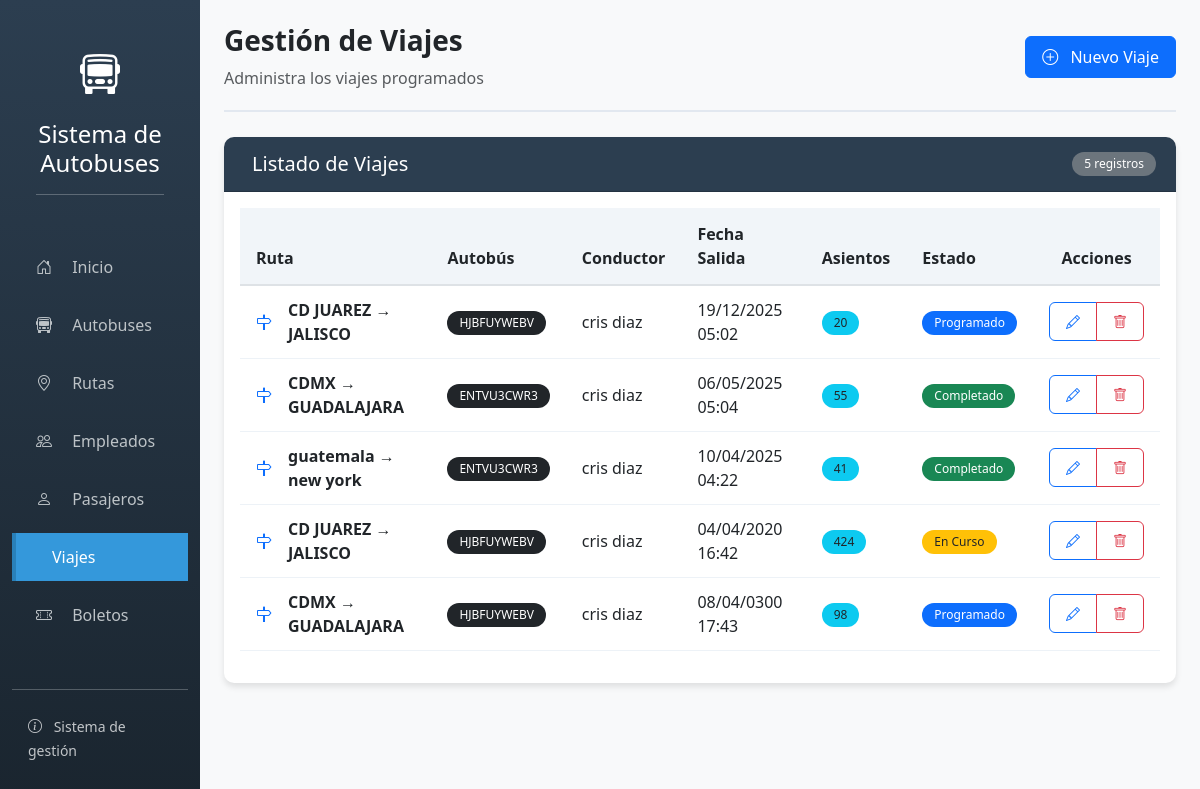
/viajes/, run on the app's committed database.
### app_autobuses/models.py (models this page shows, shortened)
class Viaje(models.Model):
    ESTADOS = [
        ('programado', 'Programado'),
        ('en_curso', 'En Curso'),
        ('completado', 'Completado'),
        ('cancelado', 'Cancelado'),
    ]
    autobus = models.ForeignKey(Autobus, on_delete=models.CASCADE)
    ruta = models.ForeignKey(Ruta, on_delete=models.CASCADE)
    conductor = models.ForeignKey(Empleado, on_delete=models.CASCADE, limit_choices_to={'puesto': 'conductor'})
    fecha_salida = models.DateTimeField()
    fecha_llegada_estimada = models.DateTimeField()
    estado = models.CharField(max_length=20, choices=ESTADOS, default='programado')
    asientos_disponibles = models.IntegerField()
    class Meta:
        ordering = ['-fecha_salida']

class Ruta(models.Model):
    origen = models.CharField(max_length=100)
    destino = models.CharField(max_length=100)
    distancia_km = models.DecimalField(max_digits=10, decimal_places=2)
    duracion_estimada = models.CharField(max_length=20, help_text="Formato: 2h 30m")
    precio_base = models.DecimalField(max_digits=10, decimal_places=2)
    activa = models.BooleanField(default=True)
    class Meta:
        ordering = ['origen']

class Autobus(models.Model):
    ESTADOS = [
        ('activo', 'Activo'),
        ('mantenimiento', 'En Mantenimiento'),
        ('inactivo', 'Inactivo'),
    ]
    modelo = models.CharField(max_length=50)
    marca = models.CharField(max_length=50)
    placa = models.CharField(max_length=10, unique=True)
    año = models.IntegerField(validators=[MinValueValidator(2000), MaxValueValidator(2024)])
    capacidad = models.IntegerField(validators=[MinValueValidator(10), MaxValueValidator(100)])
    estado = models.CharField(max_length=20, choices=ESTADOS, default='activo')
    imagen = models.ImageField(upload_to=autobus_imagen_path, null=True, blank=True)
    fecha_creacion = models.DateTimeField(auto_now_add=True)
    class Meta:
        verbose_name = 'Autobús'
        verbose_name_plural = 'Autobuses'

class Empleado(models.Model):
    PUESTOS = [
        ('conductor', 'Conductor'),
        ('auxiliar', 'Auxiliar'),
        ('administrativo', 'Administrativo'),
        ('gerente', 'Gerente'),
    ]
    nombre = models.CharField(max_length=50)
    apellido = models.CharField(max_length=50)
    puesto = models.CharField(max_length=20, choices=PUESTOS)
    telefono = models.CharField(max_length=15)
    email = models.EmailField()
    fecha_contratacion = models.DateField()
    salario = models.DecimalField(max_digits=10, decimal_places=2)
    imagen = models.ImageField(upload_to=empleado_imagen_path, null=True, blank=True)
    activo = models.BooleanField(default=True)
    class Meta:
        ordering = ['apellido']

### app_autobuses/views.py (the view)
# urls.py: path('viajes/', views.viaje_listar, name='viaje_listar'),
def viaje_listar(request):
    viajes = Viaje.objects.all().order_by('-fecha_salida')
    return render(request, 'app_autobuses/viaje/listar.html', {'viajes': viajes})

### app_autobuses/templates/app_autobuses/viaje/listar.html (shortened to what this page needs)
{% extends 'base.html' %}
{% block header_title %}Gestión de Viajes{% endblock %}
{% block header_subtitle %}Administra los viajes programados{% endblock %}
{% block header_buttons %}
<a href="{% url 'viaje_crear' %}" class="btn btn-primary">
    <i class="bi bi-plus-circle me-2"></i> Nuevo Viaje
</a>
{% endblock %}
{% block content %}
<div class="card">
    <div class="card-header d-flex justify-content-between align-items-center">
        <h5 class="mb-0"> Listado de Viajes</h5>
        <span class="badge bg-secondary">{{ viajes|length }} registros</span>
    </div>
    <div class="card-body">
        {% if viajes %}
        <div class="table-responsive">
            <table class="table table-hover">
                <thead>
                    <tr>
                        <th>Ruta</th>
                        <th>Autobús</th>
                        <th>Conductor</th>
                        <th>Fecha Salida</th>
                        <th>Asientos</th>
                        <th>Estado</th>
                        <th width="120" class="text-center">Acciones</th>
                    </tr>
                </thead>
                <tbody>
                    {% for viaje in viajes %}
                    <tr>
                        <td>
                            <div class="d-flex align-items-center">
                                <i class="bi bi-signpost text-primary me-3"></i>
                                <div>
                                    <strong>{{ viaje.ruta.origen }} → {{ viaje.ruta.destino }}</strong>
                                </div>
                            </div>
                        </td>
                        <td>
                            <span class="badge bg-dark">{{ viaje.autobus.placa }}</span>
                        </td>
                        <td>{{ viaje.conductor.nombre }} {{ viaje.conductor.apellido }}</td>
                        <td>{{ viaje.fecha_salida|date:"d/m/Y H:i" }}</td>
                        <td>
                            <span class="badge bg-info text-dark">{{ viaje.asientos_disponibles }}</span>
                        </td>
                        <td>
                            {% if viaje.estado == 'programado' %}
                            <span class="badge bg-primary">Programado</span>
                            {% elif viaje.estado == 'en_curso' %}
                            <span class="badge bg-warning text-dark">En Curso</span>
                            {% elif viaje.estado == 'completado' %}
                            <span class="badge bg-success">Completado</span>
                            {% else %}
                            <span class="badge bg-danger">Cancelado</span>
                            {% endif %}
                        </td>
                        <td class="text-center">
                            <div class="btn-group btn-group-sm" role="group">
                                <a href="{% url 'viaje_editar' viaje.id %}"
                                   class="btn btn-outline-primary"
                                   data-bs-toggle="tooltip"
                                   title="Editar">
                                    <i class="bi bi-pencil"></i>
                                </a>
                                <a href="{% url 'viaje_eliminar' viaje.id %}"
                                   class="btn btn-outline-danger"
                                   data-bs-toggle="tooltip"
                                   title="Eliminar">
                                    <i class="bi bi-trash"></i>
                                </a>
                            </div>
                        </td>
                    </tr>
                    {% endfor %}
                </tbody>
            </table>
        </div>
        {% endif %}
    </div>
</div>
{% endblock %}

### app_autobuses/templates/base.html (style rules this page uses)
body { background-color: #f8f9fa; font-family: 'Segoe UI', Tahoma, Geneva, Verdana, sans-serif; }
.card { border: none; border-radius: 10px; box-shadow: 0 4px 6px rgba(0,0,0,0.1); margin-bottom: 25px; }
.card-header { background-color: #2c3e50; color: white; border-radius: 10px 10px 0 0 !important; padding: 15px 20px; font-weight: 600; }
.table th { background-color: #f1f5f9; font-weight: 600; padding: 14px 16px; border-bottom: 2px solid #dee2e6; }
.table td { padding: 12px 16px; vertical-align: middle; border-color: #edf2f7; }
.btn { padding: 8px 16px; border-radius: 6px; font-weight: 500; transition: all 0.3s; }
.badge { padding: 6px 12px; border-radius: 20px; font-weight: 500; }

### data on the page
Viaje: ruta.origen "CD JUAREZ", ruta.destino "JALISCO", autobus.placa "HJBFUYWEBV", conductor.nombre "cris", conductor.apellido "diaz", fecha_salida "19/12/2025 05:02", asientos_disponibles "20", estado "Programado"
Viaje: ruta.origen "CDMX", ruta.destino "GUADALAJARA", autobus.placa "ENTVU3CWR3", conductor.nombre "cris", conductor.apellido "diaz", fecha_salida "06/05/2025 05:04", asientos_disponibles "55", estado "Completado"
Viaje: ruta.origen "guatemala", ruta.destino "new york", autobus.placa "ENTVU3CWR3", conductor.nombre "cris", conductor.apellido "diaz", fecha_salida "10/04/2025 04:22", asientos_disponibles "41", estado "Completado"
Viaje: ruta.origen "CD JUAREZ", ruta.destino "JALISCO", autobus.placa "HJBFUYWEBV", conductor.nombre "cris", conductor.apellido "diaz", fecha_salida "04/04/2020 16:42", asientos_disponibles "424", estado "En Curso"
Viaje: ruta.origen "CDMX", ruta.destino "GUADALAJARA", autobus.placa "HJBFUYWEBV", conductor.nombre "cris", conductor.apellido "diaz", fecha_salida "08/04/0300 17:43", asientos_disponibles "98", estado "Programado"

### other printed values
{{ viajes|length }} "5"
